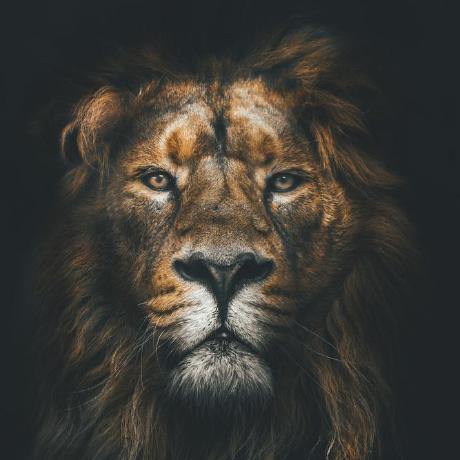
#> input picture source-photo.jpg, 460 x 460 px, found by its file name
$ python prep_photo.py
#> lines starting #> are read from the running program, lines starting #| are printed output that depends on the picture; after the words box and inside, x2 and y2 are one past the last pixel; in counts of white or black regions, pixels touching at a corner belong together
#!/usr/bin/env python3
import os
import sys
import numpy as np
import cv2

def fallback():
    print("WARNING: source-photo.jpg or source-photo.png not found.")
    print("Skipping ASCII portrait generation. Existing neel-ascii.svg will be preserved.")
    sys.exit(0)

def main():
    if os.path.exists("source-photo.jpg"):
        input_path = "source-photo.jpg"
    elif os.path.exists("source-photo.png"):
        input_path = "source-photo.png"
    else:
        fallback()
        return

    print(f"Processing {input_path}...")
    bgr_img = cv2.imread(input_path)
#> bgr_img is the input picture: shape (460, 460, 3); mean B, G, R 52.8, 58.1, 59.9
    if bgr_img is None:
        print("Error: Could not read image.")
        sys.exit(1)

    print("Cropping to square...")
    h, w = bgr_img.shape[:2]
#> h = 460; w = 460
    size = min(h, w)
#> size = 460
    y1 = (h - size) // 2
#> y1 = 0
    y2 = y1 + size
#> y2 = 460
    x1 = (w - size) // 2
#> x1 = 0
    x2 = x1 + size
#> x2 = 460
    cropped = bgr_img[y1:y2, x1:x2]

    print("Converting to grayscale and boosting contrast...")
    gray = cv2.cvtColor(cropped, cv2.COLOR_BGR2GRAY)
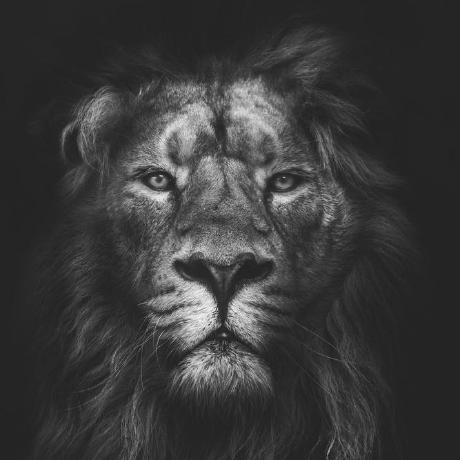
#> gray: shape (460, 460); min 11, max 254, mean 58.1

    # Boost contrast and brightness so dark details aren't lost
    enhanced = cv2.convertScaleAbs(gray, alpha=1.3, beta=20)
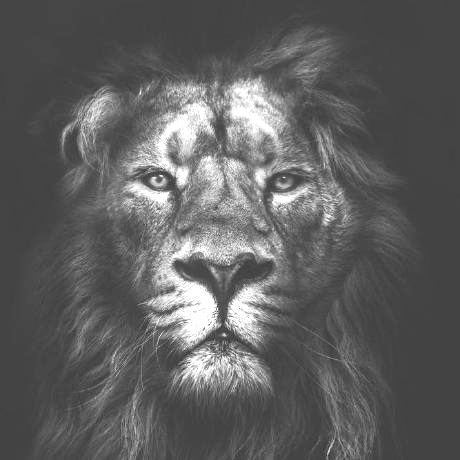
#> enhanced: shape (460, 460); min 34, max 255, mean 95.1

    # Apply stronger CLAHE for local contrast
    clahe = cv2.createCLAHE(clipLimit=4.0, tileGridSize=(8, 8))
    cl1 = clahe.apply(enhanced)
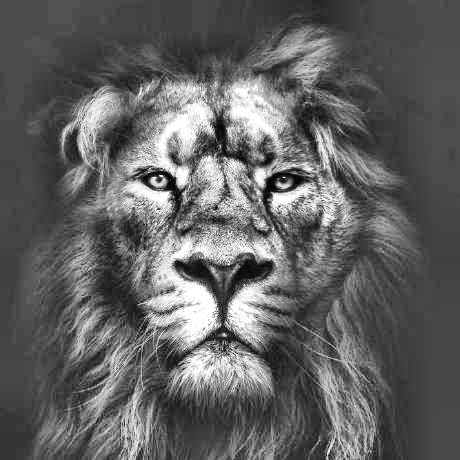
#> cl1: shape (460, 460); min 2, max 255, mean 97.8

    print("Applying circular mask (profile pic style)...")
    mask = np.zeros((size, size), dtype=np.uint8)
    center = (size // 2, size // 2)
#> center = (230, 230)
    # Slightly smaller radius to ensure smooth edge
    radius = int((size // 2) * 0.98)
#> radius = 225
    cv2.circle(mask, center, radius, 255, -1)
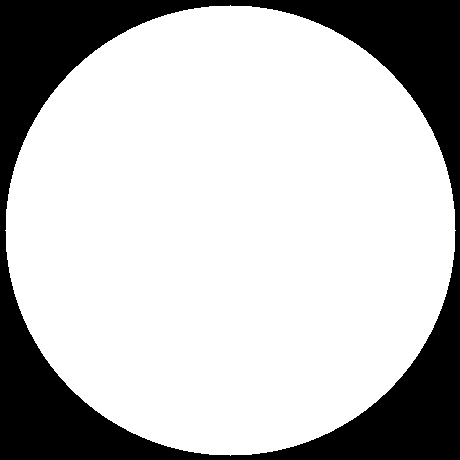
#> mask: shape (460, 460); 75.2% white; 1 black region, box (x1, y1, x2, y2) and area: (0, 0, 460, 460) 52567

    # Composite onto black background (for dark terminal)
    black_bg = np.zeros((size, size), dtype=np.uint8)
    alpha_mask = mask / 255.0

    composite = (cl1 * alpha_mask) + (black_bg * (1 - alpha_mask))
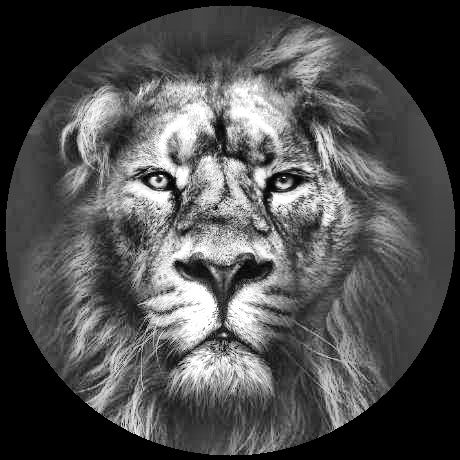
#> composite: shape (460, 460) float64; min 0, max 255, mean 79
    composite = composite.astype(np.uint8)

    out_path = "source-prepped.png"
    cv2.imwrite(out_path, composite)
    print(f"Saved prepped photo to {out_path}")

if __name__ == "__main__":
    main()
